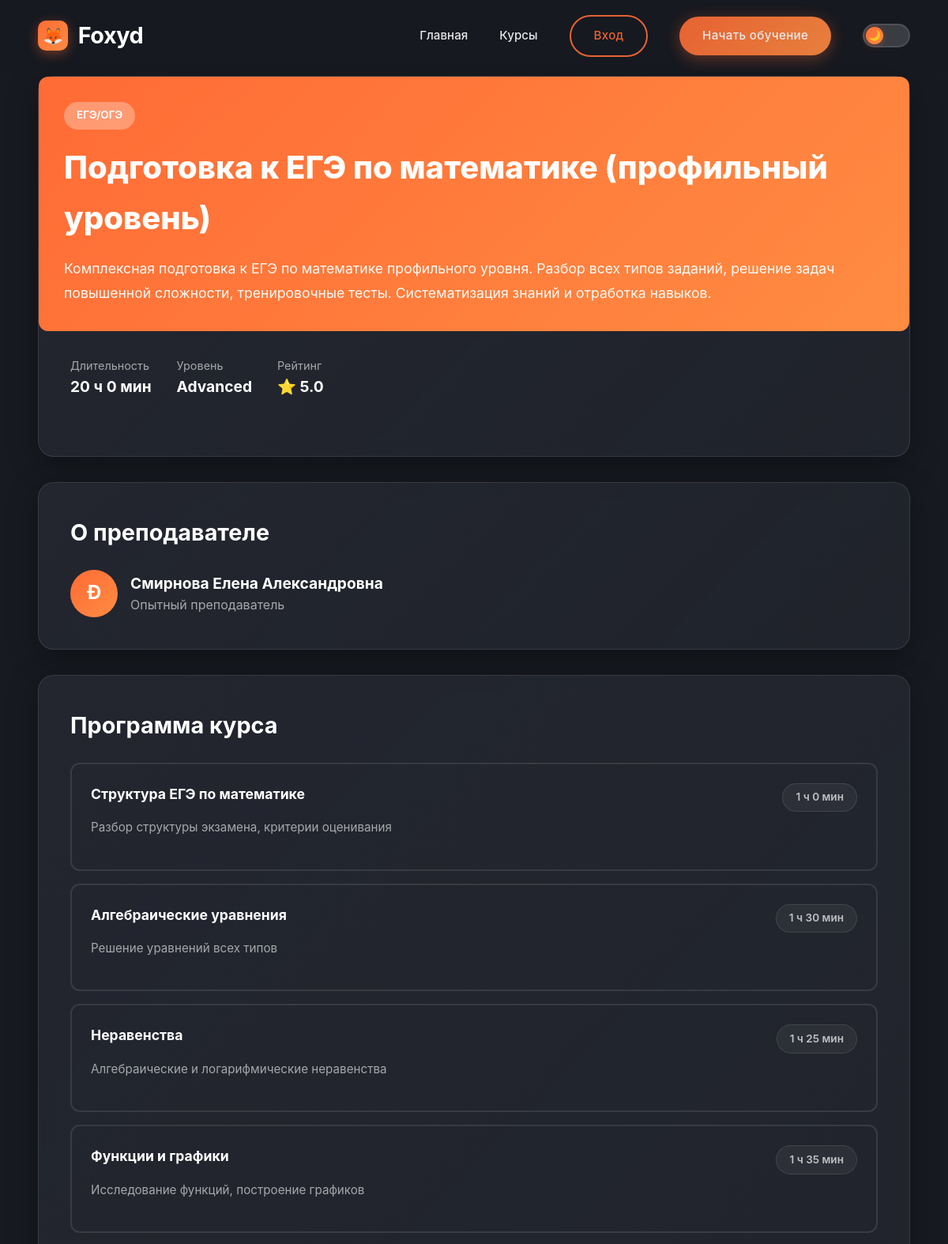
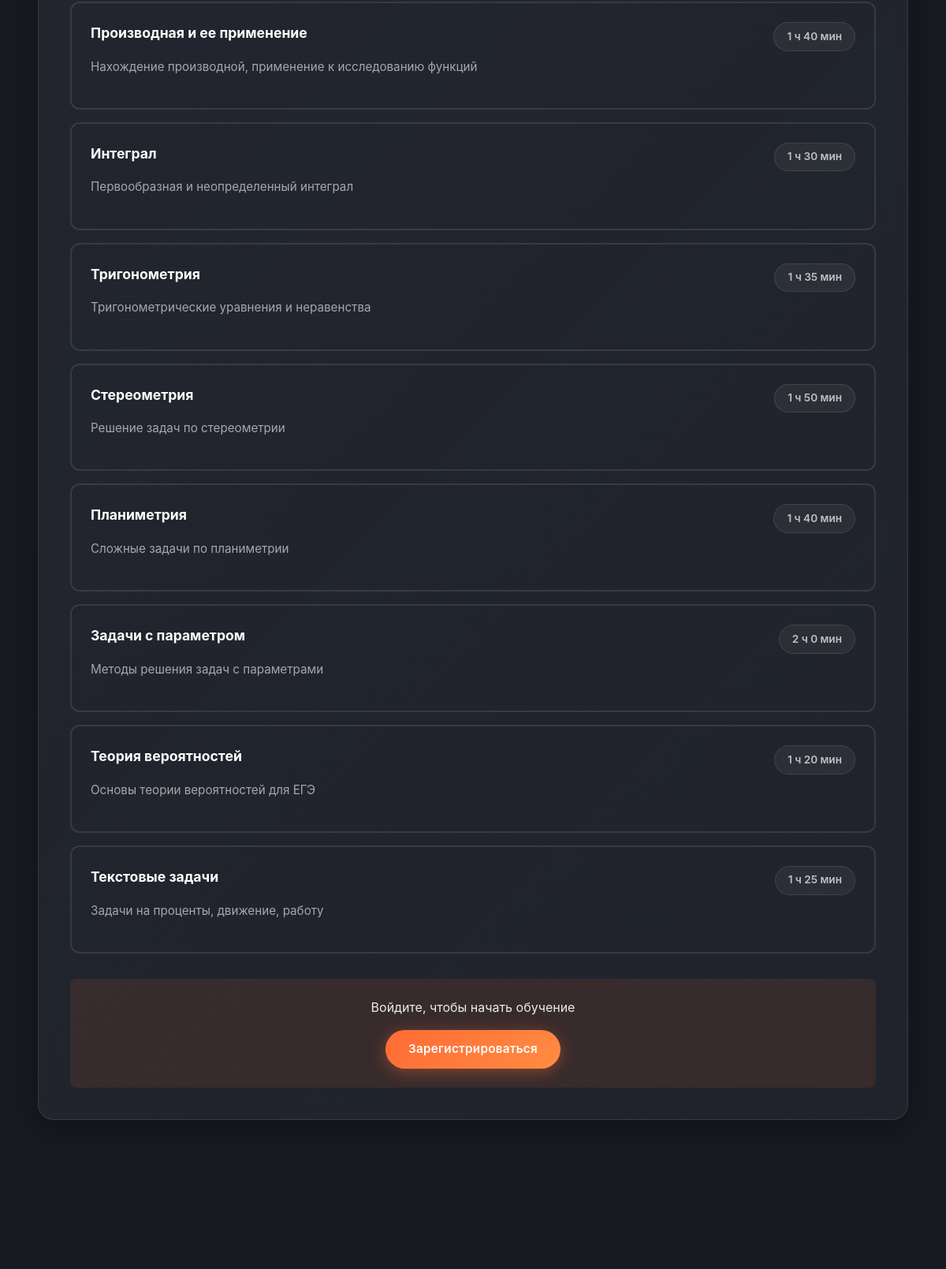
/course?id=3 (upper part), run on the app's committed database (2 pictures, top to bottom).
### tables this page shows
CREATE TABLE courses (
                id INTEGER PRIMARY KEY AUTOINCREMENT,
                title TEXT NOT NULL,
                description TEXT,
                short_description TEXT,
                instructor_id INTEGER,
                cover_image TEXT,
                duration INTEGER DEFAULT 0,
                level TEXT DEFAULT 'beginner',
                category TEXT,
                price INTEGER DEFAULT 0,
                rating REAL DEFAULT 5.0,
                students_count INTEGER DEFAULT 0,
                created_at DATETIME DEFAULT CURRENT_TIMESTAMP,
                FOREIGN KEY (instructor_id) REFERENCES users(id)
            );

CREATE TABLE users (
                id INTEGER PRIMARY KEY AUTOINCREMENT,
                email TEXT UNIQUE NOT NULL,
                password TEXT NOT NULL,
                name TEXT NOT NULL,
                phone TEXT,
                role TEXT DEFAULT 'student',
                avatar TEXT,
                verified INTEGER DEFAULT 1,
                created_at DATETIME DEFAULT CURRENT_TIMESTAMP
            );

CREATE TABLE lessons (
                id INTEGER PRIMARY KEY AUTOINCREMENT,
                course_id INTEGER NOT NULL,
                title TEXT NOT NULL,
                content TEXT,
                video_url TEXT,
                order_num INTEGER DEFAULT 0,
                duration INTEGER DEFAULT 0,
                created_at DATETIME DEFAULT CURRENT_TIMESTAMP,
                FOREIGN KEY (course_id) REFERENCES courses(id)
            );

### includes/functions.php (called while the page is built, shortened)
<?php
function isLoggedIn() {
    return isset($_SESSION['user_id']);
}
function e($string) {
    return htmlspecialchars((string)$string, ENT_QUOTES, 'UTF-8');
}
function formatDuration($minutes) {
    $hours = floor($minutes / 60);
    $mins = $minutes % 60;
    if ($hours > 0) {
        return $hours . ' ч ' . $mins . ' мин';
    }
    return $mins . ' мин';
}
function getCourseById($id) {
    global $conn;
    $stmt = $conn->prepare("
        SELECT c.*, u.name as instructor_name
        FROM courses c
        LEFT JOIN users u ON c.instructor_id = u.id
        WHERE c.id = ?
    ");
    $stmt->execute([$id]);
    return $stmt->fetch(PDO::FETCH_ASSOC);
}
function getCourseLessons($courseId) {
    global $conn;
    $stmt = $conn->prepare("
        SELECT * FROM lessons
        WHERE course_id = ?
        ORDER BY order_num ASC
    ");
    $stmt->execute([$courseId]);
    return $stmt->fetchAll(PDO::FETCH_ASSOC);
}

### pages/course.php (the view, shortened to what this page needs)
<?php
$courseId = $_GET['id'] ?? null;
$course = getCourseById($courseId);
$lessons = getCourseLessons($courseId);
include 'templates/header.php';
?>
<div class="grid-2">
    <div>
        <div class="card">
            <div style="padding: 2rem; background: linear-gradient(135deg, var(--primary-orange), var(--secondary-orange)); color: white; border-radius: 12px; margin: -2.5rem -2.5rem 2rem;">
                <div class="badge" style="background: rgba(255, 255, 255, 0.3); color: white; margin-bottom: 1rem;"><?= e($course['category']) ?></div>
                <h1 style="font-size: 2.5rem; font-weight: 800; margin-bottom: 1rem;"><?= e($course['title']) ?></h1>
                <p style="font-size: 1.1rem; opacity: 0.95; line-height: 1.8;"><?= e($course['description']) ?></p>
            </div>
            <div style="display: flex; gap: 2rem; margin-bottom: 2rem;">
                <div>
                    <div style="color: var(--medium-gray); font-size: 0.9rem;">Длительность</div>
                    <div style="font-weight: 700; font-size: 1.2rem;"><?= formatDuration($course['duration']) ?></div>
                </div>
                <div>
                    <div style="color: var(--medium-gray); font-size: 0.9rem;">Уровень</div>
                    <div style="font-weight: 700; font-size: 1.2rem;"><?= ucfirst($course['level']) ?></div>
                </div>
                <div>
                    <div style="color: var(--medium-gray); font-size: 0.9rem;">Рейтинг</div>
                    <div style="font-weight: 700; font-size: 1.2rem;">⭐ <?= number_format($course['rating'], 1) ?></div>
                </div>
            </div>
        </div>
        <div class="card">
            <h2 style="margin-bottom: 1.5rem; font-size: 1.8rem;">О преподавателе</h2>
            <div style="display: flex; align-items: center; gap: 1rem;">
                <div style="width: 60px; height: 60px; background: linear-gradient(135deg, var(--primary-orange), var(--secondary-orange)); border-radius: 50%; display: flex; align-items: center; justify-content: center; color: white; font-size: 1.5rem; font-weight: 700;">
                    <?= substr($course['instructor_name'], 0, 1) ?>
                </div>
                <div>
                    <div style="font-weight: 700; font-size: 1.2rem;"><?= e($course['instructor_name']) ?></div>
                    <div style="color: var(--medium-gray);">Опытный преподаватель</div>
                </div>
            </div>
        </div>
    </div>
    <div>
        <div class="card" style="position: sticky; top: 100px;">
            <h2 style="margin-bottom: 1.5rem; font-size: 1.8rem;">Программа курса</h2>
            <?php if (empty($lessons)): ?>
                <p style="text-align: center; padding: 2rem; color: var(--medium-gray);">
                    Уроки скоро появятся
                </p>
            <?php else: ?>
                <div>
                    <?php foreach ($lessons as $lesson): ?>
                        <?php $completed = isLoggedIn() && isLessonCompleted(getCurrentUserId(), $lesson['id']); ?>
                        <div style="padding: 1.5rem; border: 2px solid <?= $completed ? 'var(--primary-orange)' : 'var(--border-color)' ?>; border-radius: 12px; margin-bottom: 1rem; transition: all 0.3s;" onmouseover="this.style.borderColor='var(--primary-orange)'" onmouseout="this.style.borderColor='<?= $completed ? 'var(--primary-orange)' : 'var(--border-color)' ?>'">
                            <div style="display: flex; justify-content: space-between; align-items: start; margin-bottom: 0.5rem;">
                                <h3 style="font-weight: 700; font-size: 1.1rem; flex: 1;">
                                    <?= e($lesson['title']) ?>
                                </h3>
                                <span class="badge badge-gray"><?= formatDuration($lesson['duration']) ?></span>
                            </div>
                            <p style="color: var(--medium-gray); font-size: 0.95rem; margin-bottom: 1rem;"><?= e($lesson['content']) ?></p>
                        </div>
                    <?php endforeach; ?>
                </div>
            <?php endif; ?>
            <?php if (!isLoggedIn()): ?>
                <div style="margin-top: 2rem; padding: 1.5rem; background: rgba(255, 107, 53, 0.1); border-radius: 8px; text-align: center;">
                    <p style="margin-bottom: 1rem; color: var(--dark-gray);">Войдите, чтобы начать обучение</p>
                    <a href="/register" class="btn btn-primary">
                        Зарегистрироваться
                    </a>
                </div>
            <?php endif; ?>
        </div>
    </div>
</div>
<?php include 'templates/footer.php'; ?>

### templates/header.php (style rules this page uses)
* { margin: 0; padding: 0; box-sizing: border-box; }
:root { --primary-orange: #ff6b35; --secondary-orange: #ff8c42; --transition-speed: 0.4s; --transition-ease: cubic-bezier(0.4, 0, 0.2, 1); }
[data-theme="dark"] { --bg-primary: #171a20; --bg-secondary: #23262f; --bg-tertiary: #393c41; --bg-elevated: #0a0b0d; --text-primary: #ffffff; --text-secondary: rgba(255, 255, 255, 0.7); --text-tertiary: rgba(255, 255, 255, 0.5); --border-color: rgba(255, 255, 255, 0.1); --card-bg-start: #23262f; --card-bg-end: rgba(35, 38, 47, 0.8); --input-bg: rgba(255, 255, 255, 0.05); --shadow: rgba(0, 0, 0, 0.3); --shadow-hover: rgba(0, 0, 0, 0.4); --navbar-bg: rgba(23, 26, 32, 0.8); --navbar-bg-scrolled: rgba(23, 26, 32, 0.95); --medium-gray: rgba(255, 255, 255, 0.6); --dark-gray: rgba(255, 255, 255, 0.9); --dark: #171a20; --bg-dark: #0a0b0d; --white: #ffffff; }
body { font-family: 'Inter', -apple-system, BlinkMacSystemFont, 'Segoe UI', Roboto, sans-serif; line-height: 1.6; color: var(--text-primary); background: var(--bg-primary); overflow-x: hidden; transition: background var(--transition-speed) var(--transition-ease), color var(--transition-speed) var(--transition-ease); }
.btn { display: inline-block; padding: 0.75rem 1.8rem; border-radius: 50px; text-decoration: none; transition: all var(--transition-speed) var(--transition-ease); cursor: pointer; border: none; font-size: 0.95rem; font-weight: 600; letter-spacing: 0.3px; }
.btn-primary { background: linear-gradient(135deg, var(--primary-orange) 0%, var(--secondary-orange) 100%); color: white !important; box-shadow: 0 4px 20px rgba(255, 107, 53, 0.4); }
.card { background: linear-gradient(135deg, var(--card-bg-start) 0%, var(--card-bg-end) 100%); border-radius: 20px; padding: 2.5rem; box-shadow: 0 10px 40px var(--shadow); margin-bottom: 2rem; transition: all 0.4s var(--transition-ease); border: 1px solid var(--border-color); backdrop-filter: blur(10px); }
.badge { display: inline-block; padding: 0.4rem 1rem; border-radius: 50px; font-size: 0.85rem; font-weight: 600; transition: all var(--transition-speed) var(--transition-ease); }
.badge-gray { background: var(--input-bg); color: var(--text-secondary); border: 1px solid var(--border-color); }

### data on the page
courses: category "ЕГЭ/ОГЭ", title "Подготовка к ЕГЭ по математике (профильный уровень)", description "Комплексная подготовка к ЕГЭ по математике профильного уровня. Разбор всех типов заданий, решение задач повышенной сложности, тренировочные тесты. Систематизация знаний и отработка навыков.", duration "20 ч 0 мин", level "Advanced", rating "5.0", instructor.name "Ð", instructor.name "Смирнова Елена Александровна"
lessons: title "Структура ЕГЭ по математике", duration "1 ч 0 мин", content "Разбор структуры экзамена, критерии оценивания"
lessons: title "Алгебраические уравнения", duration "1 ч 30 мин", content "Решение уравнений всех типов"
lessons: title "Неравенства", duration "1 ч 25 мин", content "Алгебраические и логарифмические неравенства"
lessons: title "Функции и графики", duration "1 ч 35 мин", content "Исследование функций, построение графиков"
lessons: title "Производная и ее применение", duration "1 ч 40 мин", content "Нахождение производной, применение к исследованию функций"
lessons: title "Интеграл", duration "1 ч 30 мин", content "Первообразная и неопределенный интеграл"
lessons: title "Тригонометрия", duration "1 ч 35 мин", content "Тригонометрические уравнения и неравенства"
lessons: title "Стереометрия", duration "1 ч 50 мин", content "Решение задач по стереометрии"
lessons: title "Планиметрия", duration "1 ч 40 мин", content "Сложные задачи по планиметрии"
lessons: title "Задачи с параметром", duration "2 ч 0 мин", content "Методы решения задач с параметрами"
lessons: title "Теория вероятностей", duration "1 ч 20 мин", content "Основы теории вероятностей для ЕГЭ"
lessons: title "Текстовые задачи", duration "1 ч 25 мин", content "Задачи на проценты, движение, работу"
